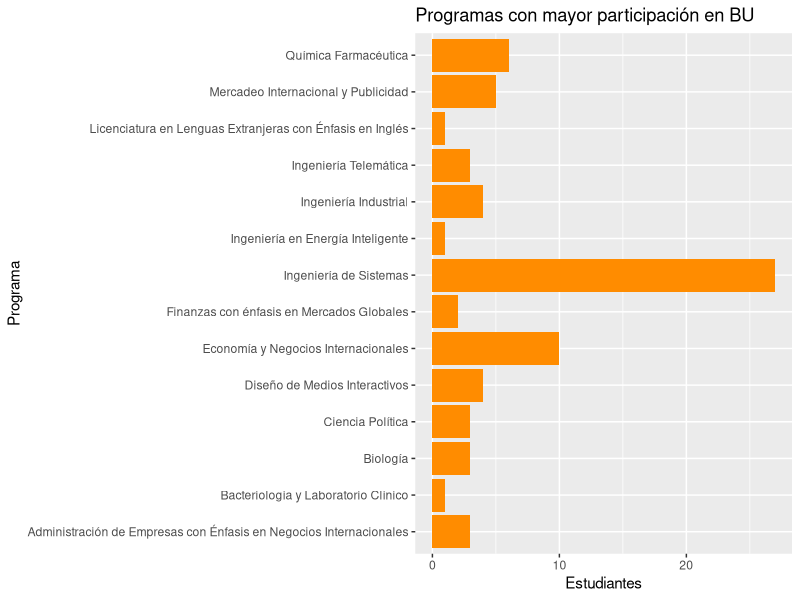
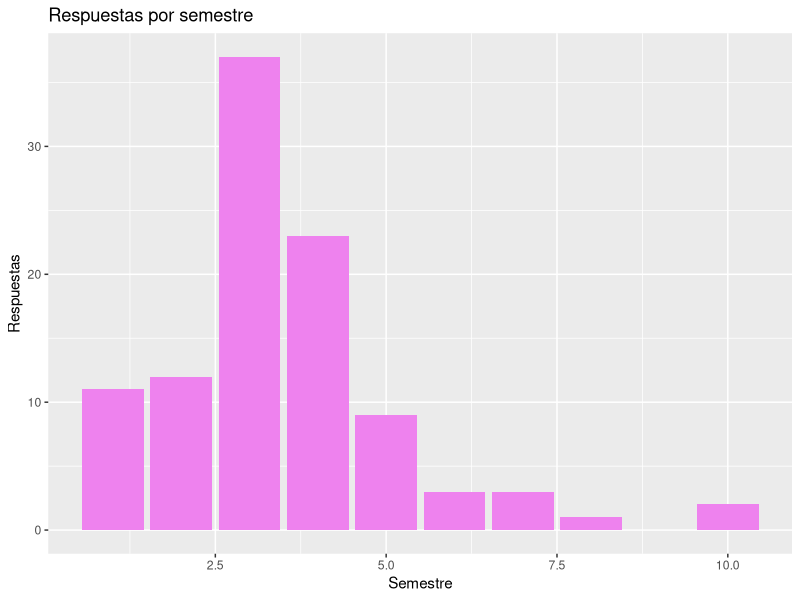
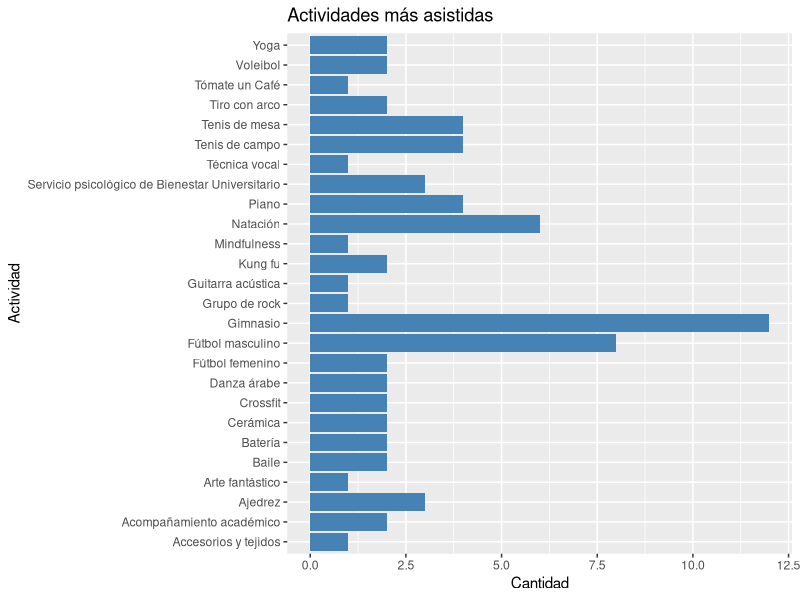
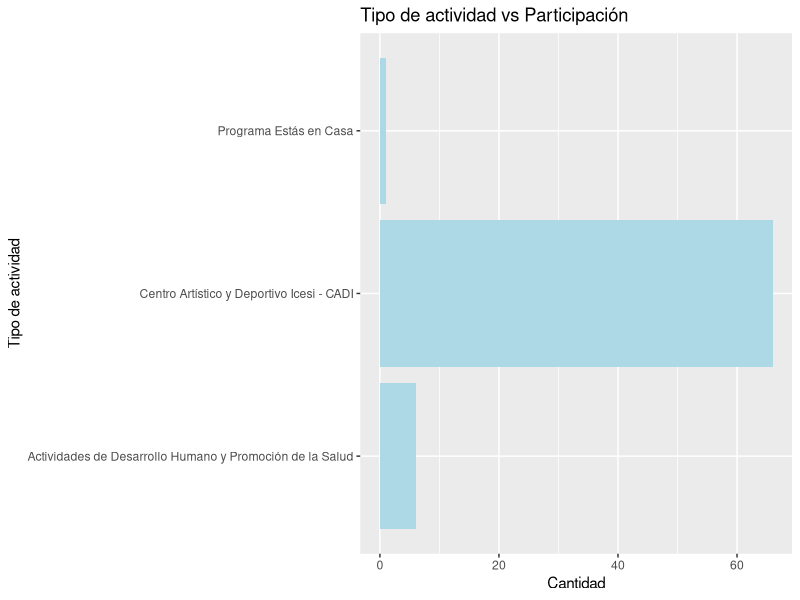
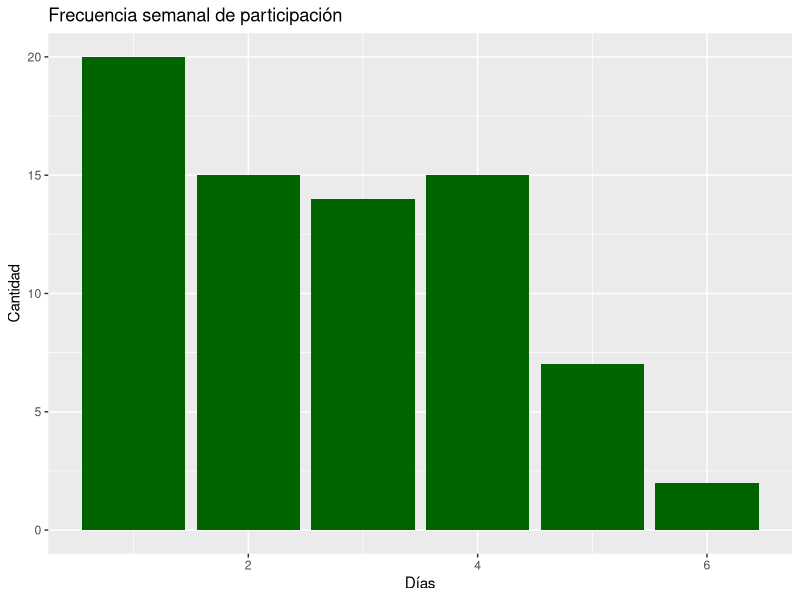
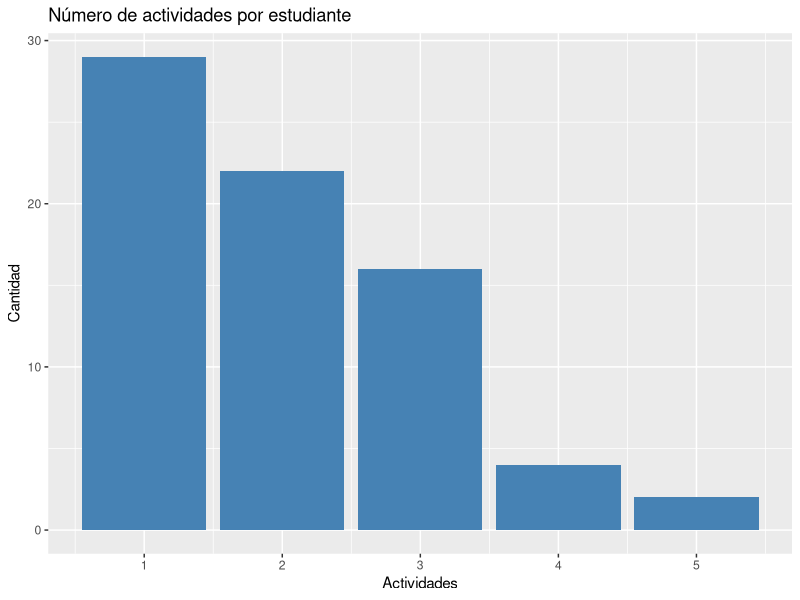
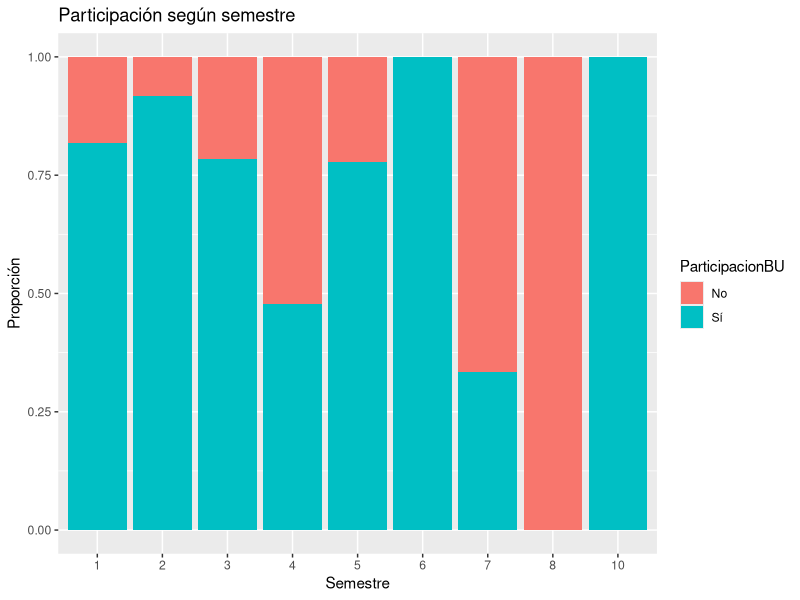
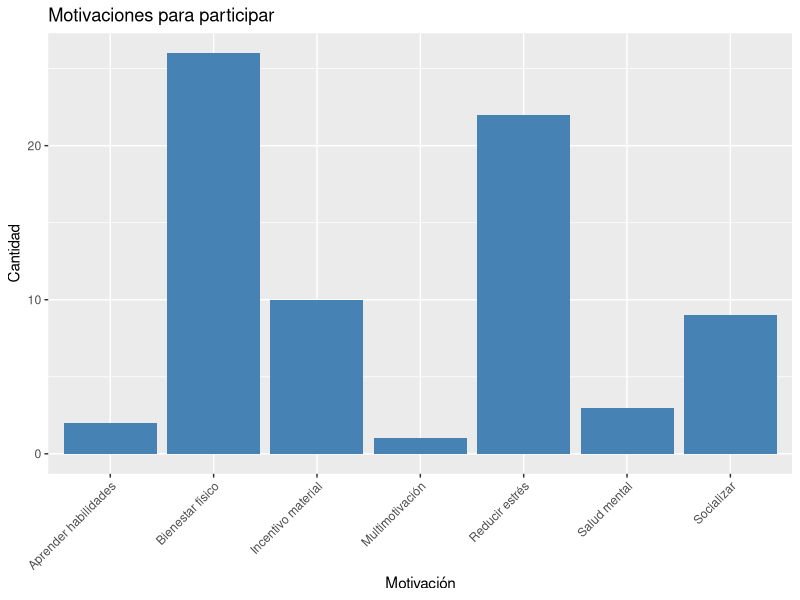

The R source for these figures, in order:
# ============================
# PROYECTO: Análisis de Encuesta BU
# Autor: Miguel Pérez
# ============================

# ==== Librerías ====
library(readxl)
library(dplyr)
library(tidyr)
library(ggplot2)

# ==== Configuración ====
mostrar_en_consola <- TRUE
dir.create("plots", showWarnings = FALSE)
dir.create("results", showWarnings = FALSE)

# ==== Cargar Datos ====
datos <- read_excel("data/Respuestas_Encuesta.xlsx")

# ==== Vista previa ====
if (mostrar_en_consola) {
  print(head(datos))
  str(datos)
  summary(datos)
}

# ==== Limpieza y transformación ====
programas <- datos %>% 
  select(starts_with('¿A qué programa')) %>%
  unite("Programa", everything(), na.rm = TRUE, sep = ", ")

actividades <- datos %>%
  select(starts_with('¿A qué actividad asistes')) %>%
  unite("Actividad", everything(), na.rm = TRUE, sep = ", ")

datos <- datos %>%
  select(-starts_with('¿A qué programa'), -starts_with('¿A qué actividad'), -'Marca temporal') %>%
  bind_cols(actividades, programas)

datos <- datos %>%
  relocate(Programa, .after = '¿A qué facultad perteneces?') %>%
  relocate(Actividad, .after = '¿A qué tipo de actividad asistes con mayor frecuencia?')

colnames(datos) <- c("Edad", "Genero", "Facultad", "Programa", "Semestre", "PromedioAcumulado",
                     "ParticipacionBU", "RazonNoParticipa", "Motivacion", "NumeroActividadesParticipa",
                     "DiasParticipacion", "TipoActividad", "Actividad", "ImpactoBU",
                     "BienestarGeneral", "MedioInformacion")

# ==== Normalizar motivaciones ====
datos <- datos %>%
  mutate(Motivacion = case_when(
    Motivacion %in% c("Mejorar mi bienestar físico", "Mejorar tambien en mi capacidad fisica") ~ "Bienestar físico",
    Motivacion == "Reducir el estrés académico" ~ "Reducir estrés",
    Motivacion == "Socializar y conocer nuevas personas" ~ "Socializar",
    Motivacion == "Mejorar mi salud mental" ~ "Salud mental",
    Motivacion == "Ganarme la camiseta de BU" ~ "Incentivo material",
    Motivacion %in% c("Aprender nuevas habilidades", "Mejorar mis habilidades musicales") ~ "Aprender habilidades",
    Motivacion == "Todas las anteriores" ~ "Multimotivación",
    is.na(Motivacion) ~ NA_character_,
    TRUE ~ "Otro"
  ))

# ==== Función para guardar y mostrar gráficos ====
guardar_plot <- function(plot, nombre) {
  ggsave(filename = paste0("plots/", nombre, ".png"), plot = plot, width = 8, height = 6)
  if (mostrar_en_consola) print(plot)
}

# ==== Gráficos ====
# 1. Programas con mayor participación
p1 <- ggplot(filter(datos, ParticipacionBU == "Sí"), aes(x = Programa)) +
  geom_bar(fill = "darkorange") +
  coord_flip() +
  labs(title = "Programas con mayor participación en BU", x = "Programa", y = "Estudiantes")
guardar_plot(p1, "programas_participacion")

# 2. Participación por semestre
p2 <- ggplot(datos, aes(x = Semestre)) +
  geom_bar(fill = "violet") +
  labs(title = "Respuestas por semestre", x = "Semestre", y = "Respuestas")
guardar_plot(p2, "participacion_por_semestre")

# 3. Actividades más asistidas
p3 <- ggplot(filter(datos, !is.na(Actividad) & Actividad != ""), aes(x = Actividad)) +
  geom_bar(fill = "steelblue") +
  coord_flip() +
  labs(title = "Actividades más asistidas", x = "Actividad", y = "Cantidad")
guardar_plot(p3, "actividades_mas_asistidas")

# 4. Participación por tipo de actividad
p4 <- ggplot(filter(datos, !is.na(TipoActividad) & TipoActividad != ""), aes(x = TipoActividad)) +
  geom_bar(fill = "lightblue") +
  coord_flip() +
  labs(title = "Tipo de actividad vs Participación", x = "Tipo de actividad", y = "Cantidad")
guardar_plot(p4, "tipo_actividad_participacion")

# 5. Frecuencia de días de participación
p5 <- ggplot(datos, aes(x = DiasParticipacion)) +
  geom_bar(fill = "darkgreen") +
  labs(title = "Frecuencia semanal de participación", x = "Días", y = "Cantidad")
guardar_plot(p5, "dias_participacion")

# 6. Número de actividades
p6 <- ggplot(datos, aes(x = NumeroActividadesParticipa)) +
  geom_bar(fill = "steelblue") +
  labs(title = "Número de actividades por estudiante", x = "Actividades", y = "Cantidad")
guardar_plot(p6, "numero_actividades")

# 7. Participación vs semestre
p7 <- ggplot(datos, aes(x = as.factor(Semestre), fill = ParticipacionBU)) +
  geom_bar(position = "fill") +
  labs(title = "Participación según semestre", x = "Semestre", y = "Proporción")
guardar_plot(p7, "participacion_vs_semestre")

# 8. Motivaciones
p8 <- ggplot(filter(datos, !is.na(Motivacion)), aes(x = Motivacion)) +
  geom_bar(fill = "#4682B4") +
  labs(title = "Motivaciones para participar", x = "Motivación", y = "Cantidad") +
  theme(axis.text.x = element_text(angle = 45, hjust = 1))
guardar_plot(p8, "motivaciones")

# 9. Participación por género
p9 <- ggplot(datos, aes(x = ParticipacionBU, fill = Genero)) +
  geom_bar(position = "dodge") +
  labs(title = "Participación según género", x = "Participa", y = "Cantidad")
guardar_plot(p9, "participacion_genero")

# 10. Barreras para participar
p10 <- ggplot(filter(datos, !is.na(RazonNoParticipa)), aes(x = RazonNoParticipa)) +
  geom_bar(fill = "firebrick") +
  coord_flip() +
  labs(title = "Barreras para la participación", x = NULL, y = "Cantidad")
guardar_plot(p10, "barreras_participacion")

# ==== Estadísticas ====
moda <- function(x) {
  ux <- unique(x)
  ux[which.max(tabulate(match(x, ux)))]
}

resumen_estadistico <- list(
  promedio_general = mean(datos$PromedioAcumulado, na.rm = TRUE),
  desviacion_general = sd(datos$PromedioAcumulado, na.rm = TRUE),
  porcentaje_participacion = mean(datos$ParticipacionBU == "Sí", na.rm = TRUE) * 100,
  promedio_dias_participacion = mean(datos$DiasParticipacion[datos$ParticipacionBU == "Sí"], na.rm = TRUE)
)

if (mostrar_en_consola) {
  cat("\n--- RESUMEN ESTADÍSTICO ---\n")
  print(resumen_estadistico)
}

writeLines(
  paste(
    "Promedio acumulado:", resumen_estadistico$promedio_general,
    "\nDesviación estándar:", resumen_estadistico$desviacion_general,
    "\n% de participación:", resumen_estadistico$porcentaje_participacion,
    "\nPromedio días participación:", resumen_estadistico$promedio_dias_participacion
  ),
  con = "results/resumen_estadistico.txt"
)

message("Script ejecutado con éxito. Ver 'plots/' para gráficas y 'results/' para resúmenes.")

